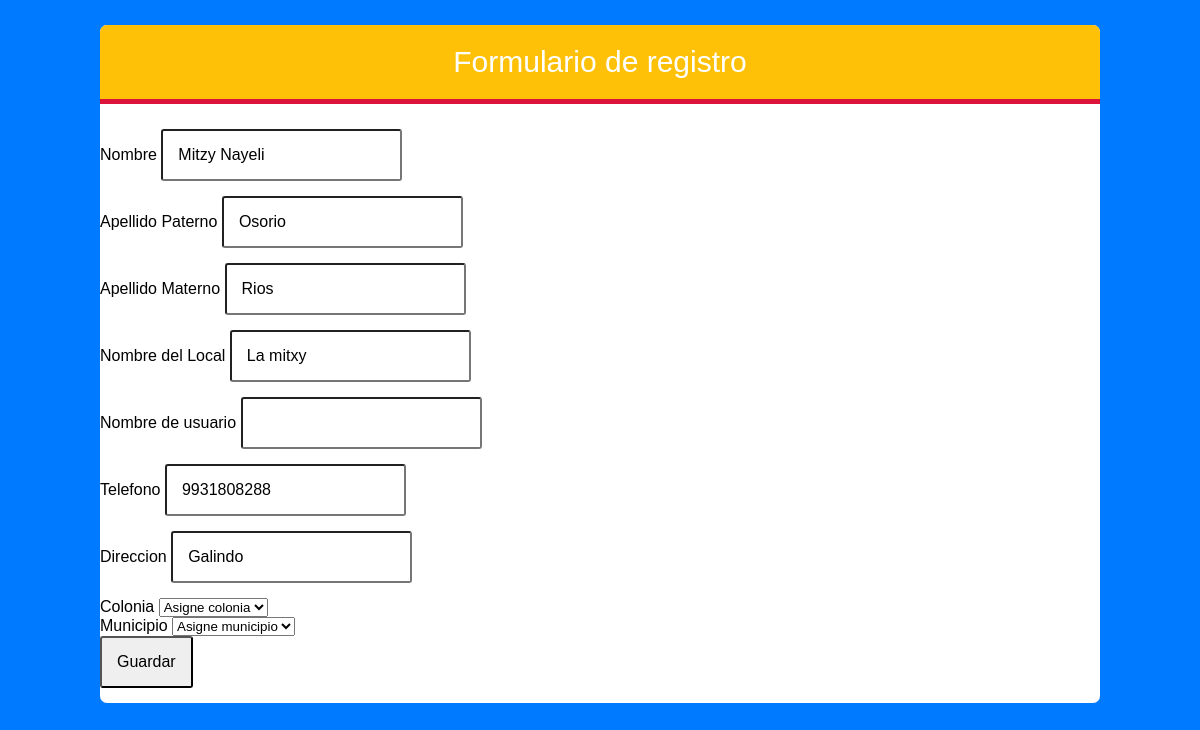
The app's page /Funciones/ActualizarClie.php?ID=2 with its own data.
### tables this page shows
CREATE TABLE IF NOT EXISTS `clientes` (
  `ID_CLIENTES` smallint(6) NOT NULL AUTO_INCREMENT,
  `ID_MUNICIPIO` tinyint(4) DEFAULT NULL,
  `ID_COLONIA` tinyint(4) DEFAULT NULL,
  `ID_USUA` smallint(6) DEFAULT NULL,
  `NOMBRE` varchar(80) DEFAULT NULL,
  `APELLIDO_PAT` varchar(50) DEFAULT NULL,
  `APELLIDO_MAT` varchar(50) DEFAULT NULL,
  `DIRECCION` varchar(80) DEFAULT NULL,
  `TELEFONO` varchar(50) DEFAULT NULL,
  `NOM_LOCAL` varchar(80) DEFAULT NULL,
  PRIMARY KEY (`ID_CLIENTES`),
  KEY `FK_CLIENTES_REFERENCE_MUNICIPI` (`ID_MUNICIPIO`),
  KEY `FK_CLIENTES_REFERENCE_USUARIOS` (`ID_USUA`),
  KEY `FK_CLIENTES_REFERENCE_COLONIA` (`ID_COLONIA`),
  CONSTRAINT `FK_CLIENTES_REFERENCE_COLONIA` FOREIGN KEY (`ID_COLONIA`) REFERENCES `colonia` (`ID_COLONIA`),
  CONSTRAINT `FK_CLIENTES_REFERENCE_MUNICIPI` FOREIGN KEY (`ID_MUNICIPIO`) REFERENCES `municipio` (`ID_MUNICIPIO`),
  CONSTRAINT `FK_CLIENTES_REFERENCE_USUARIOS` FOREIGN KEY (`ID_USUA`) REFERENCES `usuarios` (`ID_USUA`)
);

### Funciones/ActualizarClie.php (the view, shortened to what this page needs)
<?php
include '../BaseDatos.php';
 ?>
<?php
  $id=$_REQUEST['ID'];
$sucur="SELECT * FROM clientes WHERE ID_CLIENTES= '$id'";
$result = $con->query($sucur);
$row = $result->fetch_assoc();
 ?>
<!DOCTYPE html>
<html lang="en" dir="ltr">
  <head>
<link rel="stylesheet" href="../css/sfomu.css">
  </head>
  <body>
<div class="formr">
  <form action="AgregarCliente.php" method="post" >
    <h2 class="formr-titulo">Formulario de registro</h2>
    <div class="contenedor">
      <form class="" action="../Funciones/AgregarCliente.php" method="post">
        <label >Nombre</label>
        <input type="text" name="cliente" value="<?php echo $row['NOMBRE']; ?>">
        <br>
        <label >Apellido Paterno</label>
        <input type="text" name="paterno" value="<?php echo $row['APELLIDO_PAT']; ?>">
        <br>
        <label >Apellido Materno</label>
        <input type="text" name="materno" value="<?php echo $row['APELLIDO_MAT']; ?>">
        <br>
        <label >Nombre del Local</label>
        <input type="text" name="nlocal" value="<?php echo $row['NOM_LOCAL']; ?>">
        <br>
        <label >Nombre de usuario</label>
        <input type="text" name="usua" value="<?php echo $row['ID_USUARIOS']; ?>">
        <br>
        <label>Telefono</label>
        <input type="text" name="tel" value="<?php echo $row['TELEFONO']; ?>">
        <br>
        <label>Direccion</label>
        <input type="text" name="direcc" value="<?php echo $row['DIRECCION']; ?>">
        <br>
        <label>Colonia</label>
        <select name="coloniac" >
          <option value="0">Asigne colonia</option>
        </select>
        <br>
        <label>Municipio</label>
        <select name="municipioc" >
        <option value="0">Asigne municipio</option>
      </select>
      <br>
      <input type="submit" name="Guardar" value="Guardar">
      </form>
    </div>
  </form>
</div>
  </body>
</html>

### css/sfomu.css (style rules this page uses)
* { box-sizing: border-box; }
body { margin: 0; font-family: sans-serif; background: #007bff; }
.formr { width: 100%; max-width: 1000px; margin: auto; background: white; border-radius: 7px; }
.formr-titulo { background: #ffc107; color: #fff; padding: 20px; text-align: center; font-weight: 100; font-size: 30px; border-top-left-radius: 7px; border-top-right-radius: 7px; border-bottom: 5px solid crimson; }
input { margin-bottom: 15px; padding: 15px; font-size: 16px; border-radius: 3px; border-radius: 1px solid darkgray; }

### records on screen
clientes: cliente "Mitzy Nayeli", paterno "Osorio", materno "Rios", nlocal "La mitxy", tel "9931808288", direcc "Galindo"
